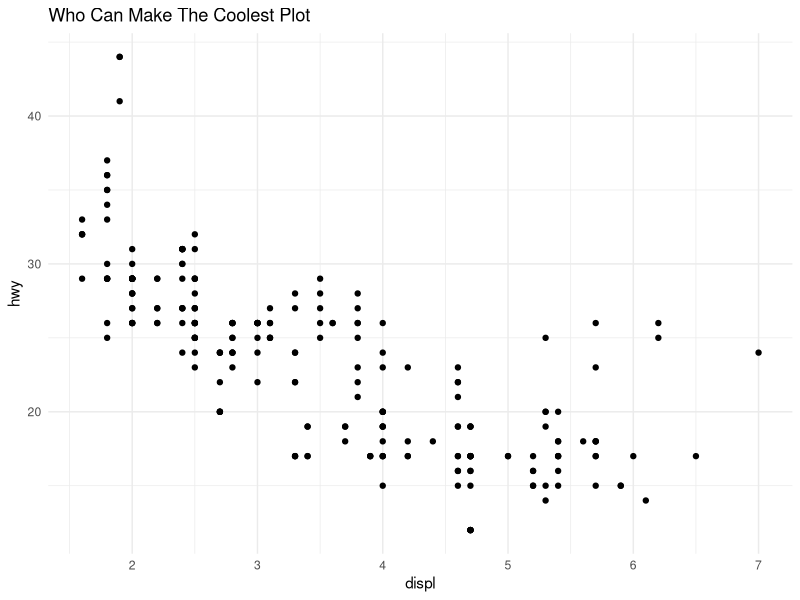

Source code (R):
## ---- chunk 1
library("tidyverse")
## ---- chunk 2
library(tidyverse)

## ---- chunk 3
mpg |> 
ggplot(mapping = aes(x = displ,
                     y = hwy))+
  geom_point()+
  labs(title = "Who Can Make The Coolest Plot")+
  theme_minimal()

